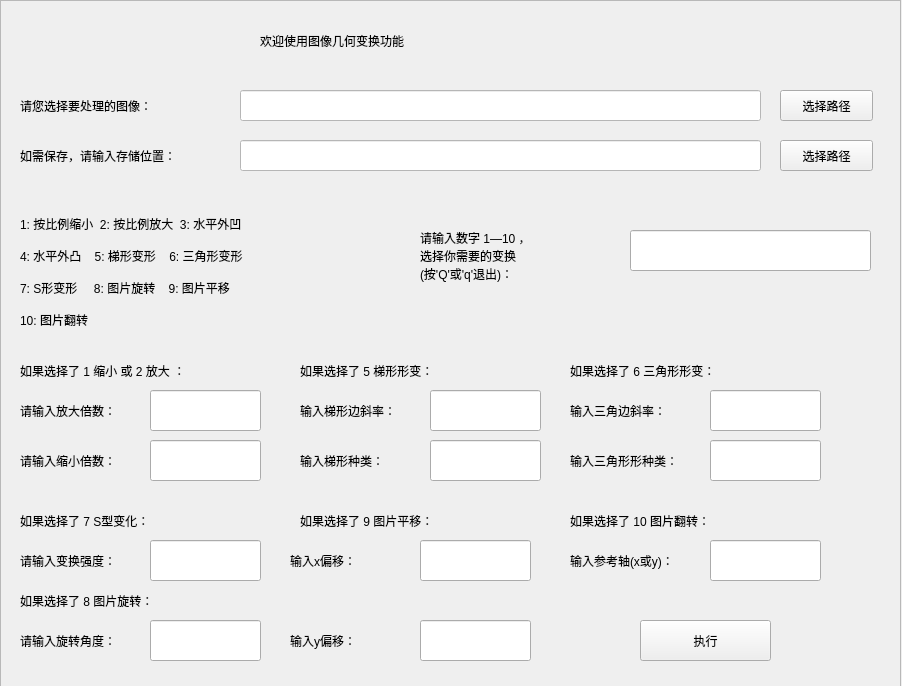
<?xml version="1.0" encoding="UTF-8"?>
<ui version="4.0">
 <class>GeometricTransformationWindow</class>
 <widget class="QWidget" name="GeometricTransformationWindow">
  <property name="geometry">
   <rect>
    <x>0</x>
    <y>0</y>
    <width>902</width>
    <height>686</height>
   </rect>
  </property>
  <property name="windowTitle">
   <string>Form</string>
  </property>
  <property name="styleSheet">
   <string notr="true"/>
  </property>
  <widget class="QPushButton" name="pushButton">
   <property name="geometry">
    <rect>
     <x>780</x>
     <y>90</y>
     <width>93</width>
     <height>31</height>
    </rect>
   </property>
   <property name="text">
    <string>选择路径</string>
   </property>
  </widget>
  <widget class="QLineEdit" name="lineEdit">
   <property name="geometry">
    <rect>
     <x>240</x>
     <y>90</y>
     <width>521</width>
     <height>31</height>
    </rect>
   </property>
   <property name="styleSheet">
    <string notr="true">background-color: rgb(255, 255, 255);</string>
   </property>
  </widget>
  <widget class="QLabel" name="label_2">
   <property name="geometry">
    <rect>
     <x>20</x>
     <y>90</y>
     <width>201</width>
     <height>31</height>
    </rect>
   </property>
   <property name="styleSheet">
    <string notr="true">font: 10pt &quot;Agency FB&quot;;</string>
   </property>
   <property name="text">
    <string>请您选择要处理的图像：</string>
   </property>
  </widget>
  <widget class="QLabel" name="label_3">
   <property name="geometry">
    <rect>
     <x>20</x>
     <y>130</y>
     <width>221</width>
     <height>51</height>
    </rect>
   </property>
   <property name="styleSheet">
    <string notr="true">font: 10pt &quot;Agency FB&quot;;</string>
   </property>
   <property name="text">
    <string>如需保存，请输入存储位置：</string>
   </property>
  </widget>
  <widget class="QLineEdit" name="lineEdit_2">
   <property name="geometry">
    <rect>
     <x>240</x>
     <y>140</y>
     <width>521</width>
     <height>31</height>
    </rect>
   </property>
   <property name="styleSheet">
    <string notr="true">background-color: rgb(255, 255, 255);</string>
   </property>
  </widget>
  <widget class="QPushButton" name="pushButton_2">
   <property name="geometry">
    <rect>
     <x>780</x>
     <y>140</y>
     <width>93</width>
     <height>31</height>
    </rect>
   </property>
   <property name="text">
    <string>选择路径</string>
   </property>
  </widget>
  <widget class="QLabel" name="label">
   <property name="geometry">
    <rect>
     <x>260</x>
     <y>20</y>
     <width>371</width>
     <height>41</height>
    </rect>
   </property>
   <property name="styleSheet">
    <string notr="true">font: 75 18pt &quot;微软雅黑&quot;;</string>
   </property>
   <property name="text">
    <string>欢迎使用图像几何变换功能</string>
   </property>
  </widget>
  <widget class="QLabel" name="label_4">
   <property name="geometry">
    <rect>
     <x>20</x>
     <y>380</y>
     <width>171</width>
     <height>61</height>
    </rect>
   </property>
   <property name="styleSheet">
    <string notr="true">font: 10pt &quot;Agency FB&quot;;</string>
   </property>
   <property name="text">
    <string>请输入放大倍数：</string>
   </property>
  </widget>
  <widget class="QLineEdit" name="lineEdit_3">
   <property name="geometry">
    <rect>
     <x>150</x>
     <y>390</y>
     <width>111</width>
     <height>41</height>
    </rect>
   </property>
  </widget>
  <widget class="QLabel" name="label_5">
   <property name="geometry">
    <rect>
     <x>20</x>
     <y>440</y>
     <width>131</width>
     <height>41</height>
    </rect>
   </property>
   <property name="styleSheet">
    <string notr="true">font: 10pt &quot;Agency FB&quot;;</string>
   </property>
   <property name="text">
    <string>请输入缩小倍数：</string>
   </property>
  </widget>
  <widget class="QLineEdit" name="lineEdit_4">
   <property name="geometry">
    <rect>
     <x>150</x>
     <y>440</y>
     <width>111</width>
     <height>41</height>
    </rect>
   </property>
  </widget>
  <widget class="QLabel" name="label_6">
   <property name="geometry">
    <rect>
     <x>300</x>
     <y>390</y>
     <width>151</width>
     <height>41</height>
    </rect>
   </property>
   <property name="styleSheet">
    <string notr="true">font: 10pt &quot;Agency FB&quot;;</string>
   </property>
   <property name="text">
    <string>输入梯形边斜率：</string>
   </property>
  </widget>
  <widget class="QLineEdit" name="lineEdit_5">
   <property name="geometry">
    <rect>
     <x>430</x>
     <y>390</y>
     <width>111</width>
     <height>41</height>
    </rect>
   </property>
  </widget>
  <widget class="QLineEdit" name="lineEdit_6">
   <property name="geometry">
    <rect>
     <x>430</x>
     <y>440</y>
     <width>111</width>
     <height>41</height>
    </rect>
   </property>
   <property name="text">
    <string/>
   </property>
  </widget>
  <widget class="QLabel" name="label_7">
   <property name="geometry">
    <rect>
     <x>300</x>
     <y>440</y>
     <width>151</width>
     <height>41</height>
    </rect>
   </property>
   <property name="styleSheet">
    <string notr="true">font: 10pt &quot;Agency FB&quot;;</string>
   </property>
   <property name="text">
    <string>输入梯形种类：</string>
   </property>
  </widget>
  <widget class="QLabel" name="label_8">
   <property name="geometry">
    <rect>
     <x>20</x>
     <y>620</y>
     <width>151</width>
     <height>41</height>
    </rect>
   </property>
   <property name="styleSheet">
    <string notr="true">font: 10pt &quot;Agency FB&quot;;</string>
   </property>
   <property name="text">
    <string>请输入旋转角度：</string>
   </property>
  </widget>
  <widget class="QLineEdit" name="lineEdit_7">
   <property name="geometry">
    <rect>
     <x>150</x>
     <y>620</y>
     <width>111</width>
     <height>41</height>
    </rect>
   </property>
   <property name="text">
    <string/>
   </property>
  </widget>
  <widget class="QLabel" name="label_9">
   <property name="geometry">
    <rect>
     <x>290</x>
     <y>540</y>
     <width>81</width>
     <height>41</height>
    </rect>
   </property>
   <property name="styleSheet">
    <string notr="true">font: 10pt &quot;Agency FB&quot;;</string>
   </property>
   <property name="text">
    <string>输入x偏移：</string>
   </property>
  </widget>
  <widget class="QLabel" name="label_10">
   <property name="geometry">
    <rect>
     <x>290</x>
     <y>620</y>
     <width>81</width>
     <height>41</height>
    </rect>
   </property>
   <property name="styleSheet">
    <string notr="true">font: 10pt &quot;Agency FB&quot;;</string>
   </property>
   <property name="text">
    <string>输入y偏移：</string>
   </property>
  </widget>
  <widget class="QLineEdit" name="lineEdit_9">
   <property name="geometry">
    <rect>
     <x>420</x>
     <y>620</y>
     <width>111</width>
     <height>41</height>
    </rect>
   </property>
   <property name="text">
    <string/>
   </property>
  </widget>
  <widget class="QLabel" name="label_12">
   <property name="geometry">
    <rect>
     <x>570</x>
     <y>540</y>
     <width>141</width>
     <height>41</height>
    </rect>
   </property>
   <property name="styleSheet">
    <string notr="true">font: 10pt &quot;Agency FB&quot;;</string>
   </property>
   <property name="text">
    <string>输入参考轴(x或y)：</string>
   </property>
  </widget>
  <widget class="QLineEdit" name="lineEdit_10">
   <property name="geometry">
    <rect>
     <x>710</x>
     <y>540</y>
     <width>111</width>
     <height>41</height>
    </rect>
   </property>
   <property name="text">
    <string/>
   </property>
  </widget>
  <widget class="QPushButton" name="pushButton_3">
   <property name="geometry">
    <rect>
     <x>640</x>
     <y>620</y>
     <width>131</width>
     <height>41</height>
    </rect>
   </property>
   <property name="text">
    <string>执行</string>
   </property>
  </widget>
  <widget class="QLabel" name="label_11">
   <property name="geometry">
    <rect>
     <x>50</x>
     <y>190</y>
     <width>551</width>
     <height>21</height>
    </rect>
   </property>
   <property name="text">
    <string/>
   </property>
  </widget>
  <widget class="QLabel" name="label_13">
   <property name="geometry">
    <rect>
     <x>20</x>
     <y>210</y>
     <width>351</width>
     <height>151</height>
    </rect>
   </property>
   <property name="text">
    <string>1: 按比例缩小  2: 按比例放大  3: 水平外凹

4: 水平外凸    5: 梯形变形    6: 三角形变形

7: S形变形     8: 图片旋转    9: 图片平移

10: 图片翻转

</string>
   </property>
  </widget>
  <widget class="QLabel" name="label_14">
   <property name="geometry">
    <rect>
     <x>420</x>
     <y>220</y>
     <width>151</width>
     <height>71</height>
    </rect>
   </property>
   <property name="styleSheet">
    <string notr="true">font: 10pt &quot;Agency FB&quot;;</string>
   </property>
   <property name="text">
    <string>请输入数字 1—10 ，
选择你需要的变换
(按'Q'或'q'退出)：</string>
   </property>
  </widget>
  <widget class="QLineEdit" name="lineEdit_11">
   <property name="geometry">
    <rect>
     <x>630</x>
     <y>230</y>
     <width>241</width>
     <height>41</height>
    </rect>
   </property>
  </widget>
  <widget class="QLabel" name="label_16">
   <property name="geometry">
    <rect>
     <x>20</x>
     <y>340</y>
     <width>221</width>
     <height>61</height>
    </rect>
   </property>
   <property name="styleSheet">
    <string notr="true">font: 10pt &quot;Agency FB&quot;;</string>
   </property>
   <property name="text">
    <string>如果选择了 1 缩小 或 2 放大 ：</string>
   </property>
  </widget>
  <widget class="QLabel" name="label_17">
   <property name="geometry">
    <rect>
     <x>300</x>
     <y>340</y>
     <width>171</width>
     <height>61</height>
    </rect>
   </property>
   <property name="styleSheet">
    <string notr="true">font: 10pt &quot;Agency FB&quot;;</string>
   </property>
   <property name="text">
    <string>如果选择了 5 梯形形变：</string>
   </property>
  </widget>
  <widget class="QLabel" name="label_15">
   <property name="geometry">
    <rect>
     <x>570</x>
     <y>390</y>
     <width>151</width>
     <height>41</height>
    </rect>
   </property>
   <property name="styleSheet">
    <string notr="true">font: 10pt &quot;Agency FB&quot;;</string>
   </property>
   <property name="text">
    <string>输入三角边斜率：</string>
   </property>
  </widget>
  <widget class="QLineEdit" name="lineEdit_12">
   <property name="geometry">
    <rect>
     <x>710</x>
     <y>390</y>
     <width>111</width>
     <height>41</height>
    </rect>
   </property>
   <property name="text">
    <string/>
   </property>
  </widget>
  <widget class="QLabel" name="label_18">
   <property name="geometry">
    <rect>
     <x>570</x>
     <y>340</y>
     <width>201</width>
     <height>61</height>
    </rect>
   </property>
   <property name="styleSheet">
    <string notr="true">font: 10pt &quot;Agency FB&quot;;</string>
   </property>
   <property name="text">
    <string>如果选择了 6 三角形形变：</string>
   </property>
  </widget>
  <widget class="QLabel" name="label_19">
   <property name="geometry">
    <rect>
     <x>570</x>
     <y>440</y>
     <width>141</width>
     <height>41</height>
    </rect>
   </property>
   <property name="styleSheet">
    <string notr="true">font: 10pt &quot;Agency FB&quot;;</string>
   </property>
   <property name="text">
    <string>输入三角形形种类：</string>
   </property>
  </widget>
  <widget class="QLineEdit" name="lineEdit_13">
   <property name="geometry">
    <rect>
     <x>710</x>
     <y>440</y>
     <width>111</width>
     <height>41</height>
    </rect>
   </property>
   <property name="text">
    <string/>
   </property>
  </widget>
  <widget class="QLabel" name="label_20">
   <property name="geometry">
    <rect>
     <x>20</x>
     <y>570</y>
     <width>201</width>
     <height>61</height>
    </rect>
   </property>
   <property name="styleSheet">
    <string notr="true">font: 10pt &quot;Agency FB&quot;;</string>
   </property>
   <property name="text">
    <string>如果选择了 8 图片旋转：</string>
   </property>
  </widget>
  <widget class="QLabel" name="label_21">
   <property name="geometry">
    <rect>
     <x>300</x>
     <y>490</y>
     <width>201</width>
     <height>61</height>
    </rect>
   </property>
   <property name="styleSheet">
    <string notr="true">font: 10pt &quot;Agency FB&quot;;</string>
   </property>
   <property name="text">
    <string>如果选择了 9 图片平移：</string>
   </property>
  </widget>
  <widget class="QLineEdit" name="lineEdit_8">
   <property name="geometry">
    <rect>
     <x>420</x>
     <y>540</y>
     <width>111</width>
     <height>41</height>
    </rect>
   </property>
   <property name="text">
    <string/>
   </property>
  </widget>
  <widget class="QLabel" name="label_22">
   <property name="geometry">
    <rect>
     <x>570</x>
     <y>490</y>
     <width>201</width>
     <height>61</height>
    </rect>
   </property>
   <property name="styleSheet">
    <string notr="true">font: 10pt &quot;Agency FB&quot;;</string>
   </property>
   <property name="text">
    <string>如果选择了 10 图片翻转：</string>
   </property>
  </widget>
  <widget class="QLineEdit" name="lineEdit_14">
   <property name="geometry">
    <rect>
     <x>150</x>
     <y>540</y>
     <width>111</width>
     <height>41</height>
    </rect>
   </property>
   <property name="text">
    <string/>
   </property>
  </widget>
  <widget class="QLabel" name="label_23">
   <property name="geometry">
    <rect>
     <x>20</x>
     <y>490</y>
     <width>201</width>
     <height>61</height>
    </rect>
   </property>
   <property name="styleSheet">
    <string notr="true">font: 10pt &quot;Agency FB&quot;;</string>
   </property>
   <property name="text">
    <string>如果选择了 7 S型变化：</string>
   </property>
  </widget>
  <widget class="QLabel" name="label_24">
   <property name="geometry">
    <rect>
     <x>20</x>
     <y>540</y>
     <width>151</width>
     <height>41</height>
    </rect>
   </property>
   <property name="styleSheet">
    <string notr="true">font: 10pt &quot;Agency FB&quot;;</string>
   </property>
   <property name="text">
    <string>请输入变换强度：</string>
   </property>
  </widget>
  <widget class="QFrame" name="frame">
   <property name="geometry">
    <rect>
     <x>0</x>
     <y>0</y>
     <width>901</width>
     <height>691</height>
    </rect>
   </property>
   <property name="styleSheet">
    <string notr="true">border-image: url(:/images/images/11.jpg);
</string>
   </property>
   <property name="frameShape">
    <enum>QFrame::StyledPanel</enum>
   </property>
   <property name="frameShadow">
    <enum>QFrame::Raised</enum>
   </property>
  </widget>
  <zorder>frame</zorder>
  <zorder>pushButton</zorder>
  <zorder>lineEdit</zorder>
  <zorder>label_2</zorder>
  <zorder>label_3</zorder>
  <zorder>lineEdit_2</zorder>
  <zorder>pushButton_2</zorder>
  <zorder>label</zorder>
  <zorder>label_4</zorder>
  <zorder>lineEdit_3</zorder>
  <zorder>label_5</zorder>
  <zorder>lineEdit_4</zorder>
  <zorder>label_6</zorder>
  <zorder>lineEdit_5</zorder>
  <zorder>lineEdit_6</zorder>
  <zorder>label_7</zorder>
  <zorder>label_8</zorder>
  <zorder>lineEdit_7</zorder>
  <zorder>label_9</zorder>
  <zorder>label_10</zorder>
  <zorder>lineEdit_9</zorder>
  <zorder>label_12</zorder>
  <zorder>lineEdit_10</zorder>
  <zorder>pushButton_3</zorder>
  <zorder>label_11</zorder>
  <zorder>label_13</zorder>
  <zorder>label_14</zorder>
  <zorder>lineEdit_11</zorder>
  <zorder>label_16</zorder>
  <zorder>label_17</zorder>
  <zorder>label_15</zorder>
  <zorder>lineEdit_12</zorder>
  <zorder>label_18</zorder>
  <zorder>label_19</zorder>
  <zorder>lineEdit_13</zorder>
  <zorder>label_20</zorder>
  <zorder>label_21</zorder>
  <zorder>lineEdit_8</zorder>
  <zorder>label_22</zorder>
  <zorder>lineEdit_14</zorder>
  <zorder>label_23</zorder>
  <zorder>label_24</zorder>
 </widget>
 <resources>
  <include location="images.qrc"/>
 </resources>
 <connections/>
</ui>
